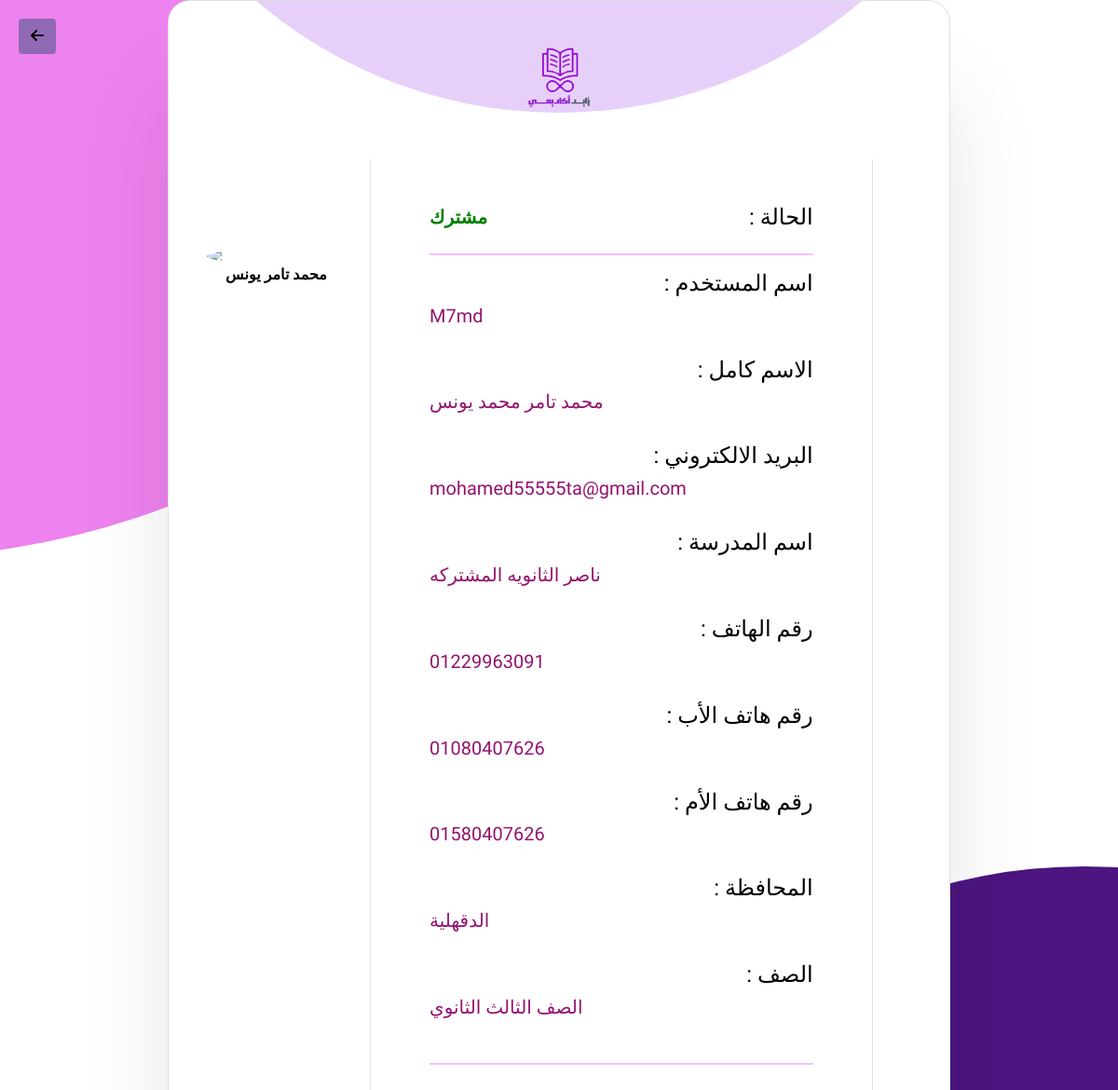
The page /profile/2/ (signed in) on the database its author committed.
### LP_app/models.py (models this page shows, shortened)
class Student(models.Model):
    user = models.OneToOneField(settings.AUTH_USER_MODEL, on_delete=models.CASCADE)
    first_name = models.CharField(max_length=255, null=True, blank=True)
    second_name = models.CharField(max_length=255, null=True, blank=True)
    third_name = models.CharField(max_length=255, null=True, blank=True)
    last_name = models.CharField(max_length=255, null=True, blank=True)
    phone_num = models.CharField(max_length=20, null=True, blank=True)
    dad_num = models.CharField(max_length=255, null=True, blank=True)
    mom_num = models.CharField(max_length=255, null=True, blank=True)
    school = models.CharField(max_length=255, null=True, blank=True)
    dad_job = models.CharField(max_length=255, null=True, blank=True)
    government = models.CharField(max_length=255, null=True, blank=True)
    alsaf = models.ForeignKey(Grade ,on_delete=models.CASCADE ,null=True, blank=True)
    photo = models.ImageField(upload_to='student_photos', null=True, blank=True)
    is_verified = models.BooleanField(default=False)
    subscription_active = models.BooleanField(default=False)
    subscription_expiry = models.DateTimeField(null=True, blank=True)

class CustomUser(AbstractUser):
    session_token = models.CharField(max_length=100, blank=True, null=True)

class Grade(models.Model):
    grade = models.CharField(max_length=50, null=True, blank=True)

### LP_app/views.py (the view)
# urls.py: path('profile/<int:pk>/', views.profile, name='profile'),
def profile(request, pk):
    if request.user.is_anonymous:
        return redirect('landing')
    else:
        if not request.user.is_staff and request.user.id != pk:
            return redirect('home')  # إعادة التوجيه إلى الصفحة الرئيسية إذا حاول المستخدم الوصول إلى ملف شخصي آخر
        else:
            student = get_object_or_404(Student, user__id=pk)
            categories = Category.objects.all()
            try:
                status = Subscription.objects.get(user=student.user)
            except:
                status = False
        context = {
            'student': student,
            'categories':categories,
            'status':status,
        }
        return render(request, 'LP_app/profile.html', context)

### LP_app/context_processor.py (called while the page is built)
def subscription_status(request):
    if request.user.is_authenticated:
        try:
            status = Subscription.objects.get(user=request.user)
        except Subscription.DoesNotExist:
            status = False
    else:
        status = False
    return {
        'status': status,
    }

### templates/LP_app/profile.html (shortened to what this page needs)
{% extends 'base.html' %}
{% block login %}
{% load static %}
<link
        rel="stylesheet"
        href="{% static 'css/login.css' %}"
        />
<body>
  <a class="btn" style="background-color:rgb(145, 106, 182); color:rgb(0, 0, 0);  position:absolute; left:0; top:0; margin:20px; font-family:'Alegreya',sans-serif;z-index:9999;" href="{% url 'home' %}"><i class="fa-solid fa-arrow-left"></i></a>
  <div class="card">
    <img class="logo" src="{% static 'images/zaied-logo.png' %}">
    <div class="row">
        <div class="col-md-3 border-right">
            {% if request.user == student.user %}
            <div class="d-flex flex-column align-items-center text-center p-3 py-5">
                {% if student.photo %}
                <img class="rounded-circle mt-5" id="profileImage" width="150px" src="{{student.photo.url}}" style="cursor: pointer;">
                {% else %}
                <img class="rounded-circle mt-5" id="profileImage" width="150px" src="https://st3.depositphotos.com/15648834/17930/v/600/depositphotos_179308454-stock-illustration-unknown-person-silhouette-glasses-profile.jpg" style="cursor: pointer;">
                {% endif %}
                <input type="file" id="imageUpload" style="display: none;" accept="image/*" />
                <span class="font-weight-bold" style="font-family: 'Almarai', sans-serif;">{{student.first_name}} {{student.second_name}} {{student.last_name}}</span>
                <span style="font-family: 'Almarai', sans-serif; color:#ab3f8c;">يمكنك تغيير صورة ملفك الشخصي عند الضعط عليها</span>
                <div class="crop-photo-wrapper">
                    <img id="imageToCrop" style="max-width: 100%; display: none;"><br>
                    <button id="cropButton" class="btn" style="display: none; background-color:#9a26ae; color:#fff;">قص الصورة</button>
                </div>
            </div>
            {% else %}
            <div class="d-flex flex-column align-items-center text-center p-3 py-5">
                {% if student.photo %}
                <img class="rounded-circle mt-5" style="border-radius: 50%;" width="150px" src="{{student.photo.url}}">
                {% else %}
                <img class="rounded-circle mt-5" width="150px" src="https://st3.depositphotos.com/15648834/17930/v/600/depositphotos_179308454-stock-illustration-unknown-person-silhouette-glasses-profile.jpg">
                {% endif %}
                <span class="font-weight-bold" style="font-family: 'Almarai', sans-serif;">{{student.first_name}} {{student.second_name}} {{student.last_name}}</span>
            </div>
            {% endif %}
        </div>
        <div class="col-md-8 border-right">
            <div class="p-5 py-5" dir="rtl">
                <div class="d-flex justify-content-between align-items-center mb-3">
                    <h4 class="text-right">الحالة :</h4>
                    {% if status %}
                    <h5 class="text-right" style="color: green; font-weight: bold;">مشترك</h5>
                    {% else %}
                    <h5 class="text-right" style="color: red; font-weight: bold;">غير مشترك</h5>
                    {% endif %}
                </div>
                <hr>
                <div class="mb-3">
                    <h4 class="text-right">اسم المستخدم :</h4>
                    <h5 class="text-left" style="color: #93136f;">{{student.user.username}}</h5>
                    <br>
                    <h4 class="text-right">الاسم كامل :</h4>
                    <h5 class="text-left" style="color: #93136f;">{{student.first_name}} {{student.second_name}} {{student.third_name}} {{student.last_name}}</h5>
                    <br>
                    <h4 class="text-right">البريد الالكتروني :</h4>
                    <h5 class="text-left" style="color: #93136f;">{{student.user.email}}</h5>
                    <br>
                    <h4 class="text-right">اسم المدرسة :</h4>
                    <h5 class="text-left" style="color: #93136f;">{{student.school}}</h5>
                    <br>
                    <h4 class="text-right">رقم الهاتف :</h4>
                    <h5 class="text-left" style="color: #93136f;">{{student.phone_num}}</h5>
                    <br>
                    <h4 class="text-right">رقم هاتف الأب :</h4>
                    <h5 class="text-left" style="color: #93136f;">{{student.dad_num}}</h5>
                    <br>
                    <h4 class="text-right">رقم هاتف الأم :</h4>
                    <h5 class="text-left" style="color: #93136f;">{{student.mom_num}}</h5>
                    <br>
                    <h4 class="text-right">المحافظة :</h4>
                    <h5 class="text-left" style="color: #93136f;">{{student.government}}</h5>
                    <br>
                    <h4 class="text-right">الصف :</h4>
                    <h5 class="text-left" style="color: #93136f;">{{student.alsaf.grade}}</h5>
                    <br>
                </div>
                <hr><br>
            </div>
        </div>
    </div>
</div>
{% endblock login %}

### static/css/style.css (style rules this page uses)
body { transition: background-color 0.3s, color 0.3s; font-family: "Almarai", sans-serif; padding: 10px; }
body.light-theme { background-color: rgb(255, 255, 255); color: #000000; }
body.light-theme .card { background-color: rgb(255, 255, 255); color: #000000; }
body { margin: 0; font-family: 'Arial', sans-serif; background-color: #ffffff; color: #333333; text-align: center; }
.logo { width: 100px; height: 100px; }
hr { border: 1px solid #E207FF; background-color: #c507ff; }
h1,h2,h3,h4,h5,h6,p { font-family: "Almarai", sans-serif; }

### static/css/login.css (style rules this page uses)
* { box-sizing: border-box; }
body { display: grid; place-items: center; gap: 50px; margin: 0; height: auto; padding: 0 32px; background: #eff9ff; font-family: "Zain" sans-serif; }
@media (width >= 500px) { body { padding: 0; } }
.card { overflow: hidden; position: relative; z-index: 3; width: 94%; margin: 0 20px; padding: 170px 30px 54px; border-radius: 24px; background: #ffffff; text-align: center; box-shadow: 0 100px 100px rgb(0 0 0 / 10%); }
.card::before { content: ""; position: absolute; top: -880px; left: 50%; translate: -50% 0; width: 1000px; height: 1000px; border-radius: 50%; margin: auto; padding: auto; background: rgb(230, 208, 250); }
@media (width >= 500px) { .card { margin: 0; width: 70%; height: auto } }
.card .logo { position: absolute; top: 0; left: 50%; translate: -50% 0; width: 160px; height: 160px; }

### templates/LP_app/profile.html (style rules this page uses)
body { background: rgb(99, 39, 120); font-family: 'Almarai', sans-serif; }
a { text-decoration: none; }
hr { background-color: #93136f; color: #93136f; }

### rows shown on the page
Student: first_name "محمد", second_name "تامر", last_name "يونس", user.username "M7md", third_name "محمد", user.email "mohamed55555ta@gmail.com", school "ناصر الثانويه المشتركه", phone_num "01229963091", dad_num "01080407626", mom_num "01580407626", government "الدقهلية", alsaf.grade "الصف الثالث الثانوي"
